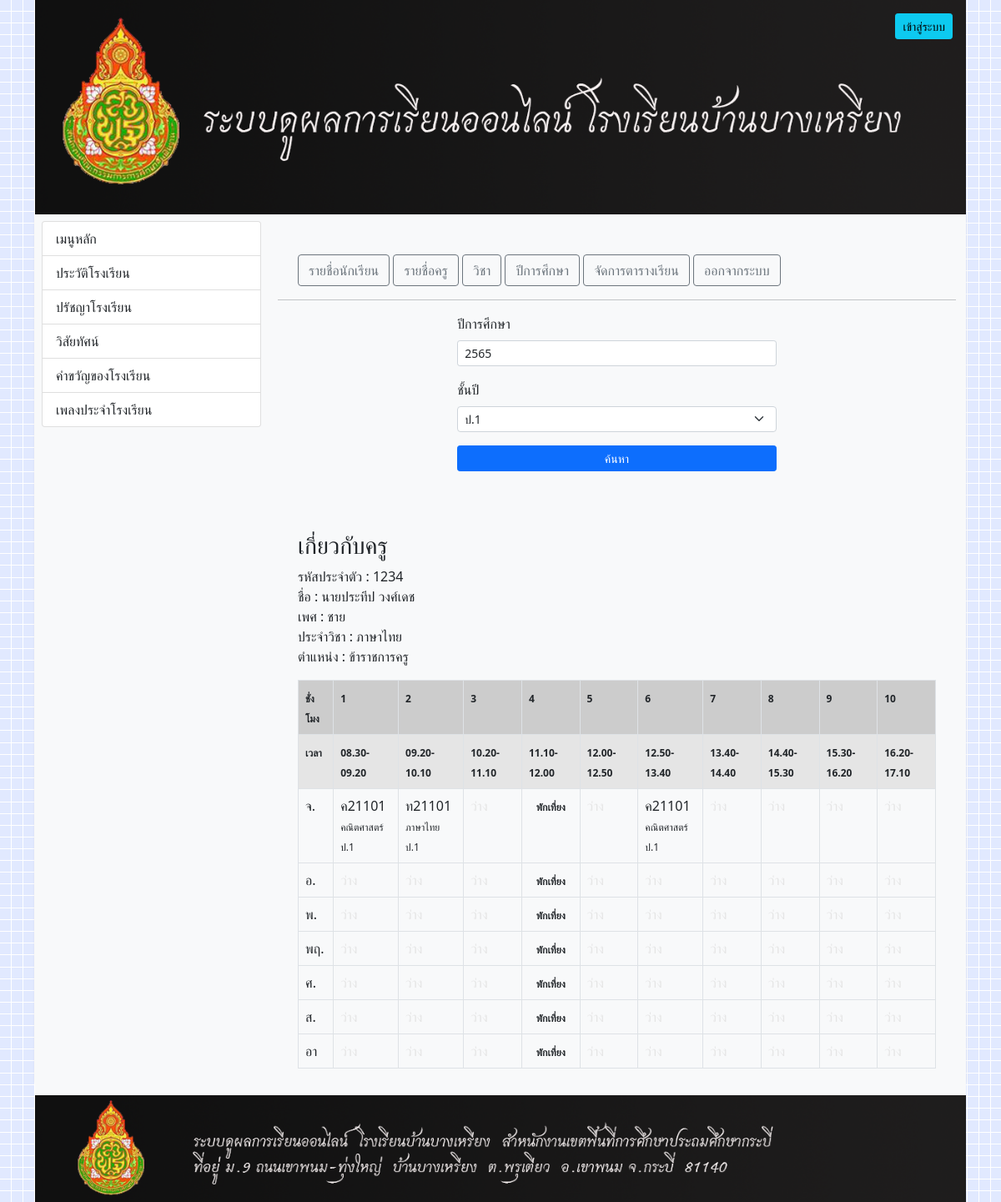
Screenshot of /?op=admin-showClass-teacher&year=2565&TcId=1234&Y=1 (signed in) with the database file from the repository.
### tables this page shows
CREATE TABLE `teacher_table` (
  `Tc_id` int(10) NOT NULL COMMENT 'รหัสอาจารย์',
  `Tc_user` varchar(20) NOT NULL COMMENT 'ชื้อผู้ใช้อาจารย์',
  `Tc_password` varchar(40) NOT NULL COMMENT 'รหัสผ่านอาจารย์',
  `Tc_firstname` varchar(50) NOT NULL COMMENT 'ชื้ออาจารย์',
  `Tc_lastname` varchar(50) NOT NULL COMMENT 'นามสกุลอาจารย์',
  `Tc_sex` varchar(5) NOT NULL COMMENT 'เพศอาจารย์',
  `Tc_picture` varchar(200) NOT NULL COMMENT 'ภาพอาจารย์',
  `Tc_department` varchar(100) NOT NULL COMMENT 'ประจำวิชา/ฝ่าย',
  `Tc_position` varchar(100) NOT NULL COMMENT 'ตำแหน่ง',
  `Tc_status` int(11) NOT NULL DEFAULT '0'
);

CREATE TABLE `department_data` (
  `id` int(11) NOT NULL,
  `subjectName` varchar(50) DEFAULT NULL,
  `status` int(11) NOT NULL DEFAULT '0'
);

CREATE TABLE `position_data` (
  `id` int(11) NOT NULL,
  `positionName` varchar(50) DEFAULT NULL,
  `status` int(11) NOT NULL DEFAULT '0'
);

CREATE TABLE `addclass_data` (
  `id` int(11) NOT NULL,
  `teacherID` int(11) NOT NULL,
  `yearclassID` int(11) NOT NULL,
  `departmentID` int(11) NOT NULL,
  `course_id` varchar(20) DEFAULT NULL,
  `class_term` int(11) NOT NULL,
  `class_year` int(11) NOT NULL,
  `class_day` varchar(10) NOT NULL,
  `class_time` int(11) NOT NULL,
  `class_status` int(11) NOT NULL DEFAULT '0'
);

CREATE TABLE `course_table` (
  `course_id` varchar(10) NOT NULL COMMENT 'รหัสรายวิชา',
  `course_name` varchar(50) NOT NULL COMMENT 'ชื้อรายวิชา',
  `course_credit` varchar(50) NOT NULL COMMENT 'หน่วยกิต',
  `course_status` int(11) NOT NULL DEFAULT '0'
);

CREATE TABLE `yearclass` (
  `id` int(11) NOT NULL,
  `yearClassName` varchar(10) NOT NULL,
  `status` int(11) NOT NULL DEFAULT '0'
);

### index.php (called while the page is built, shortened)
<?php
include_once('Connections/DataBcon.php');
include_once('optionclass/option.class.php');
include_once('layout/layout.php');

### actionclass/admin.yearclass.action.class.php (called while the page is built, shortened)
<?php
class adminAddYearclassClass extends db_connect {
    static public function getDataID($id){
        $sql = "SELECT * FROM yearclass WHERE id = ?";
        $data = array($id);
        return self::getExecute($sql, $data);
    }
    static public function getDataAll(){
        $sql = "SELECT * FROM yearclass WHERE status = ?";
        $data = array(0);
        return self::getExecute($sql, $data);
    }
}

### Connections/DataBcon.php (called while the page is built, shortened)
<?php
class db_connect {
    static private function conn(){
        $servername = "localhost";
        $username = "root";
        $password = "123456789";
        $db = 'schoolbang';
        $conn = new PDO("mysql:host=$servername;dbname=$db", $username, $password, array(PDO::MYSQL_ATTR_INIT_COMMAND => 'SET NAMES \'UTF8\''));
        $conn->setAttribute(PDO::ATTR_ERRMODE, PDO::ERRMODE_EXCEPTION);
        return $conn;
    }
    static public function getExecute($sql, $data){
        $sth = self::conn()->prepare($sql);
        $sth->execute($data);
        return $sth->fetchAll(PDO::FETCH_ASSOC);
    }
}

### actionclass/teacher.action.class.php (called while the page is built, shortened)
<?php
class TeacherActionClass extends db_connect {
    static public function getDataID($id){
        $sql = "SELECT * FROM teacher_table WHERE Tc_user=?";
        $data = array($id);
        return self::getExecute($sql, $data);
    }
}

### actionclass/department.action.class.php (called while the page is built, shortened)
<?php
class departmentActionClass extends db_connect {
    static public function getPositionNane($id){
        $sql = "SELECT * FROM department_data WHERE id = ?";
        $data = array($id);
        $resData = self::getExecute($sql, $data);
        foreach($resData as $item){
            return $item['subjectName'];
        }
        return null;
    }
}

### actionclass/position.action.class.php (called while the page is built, shortened)
<?php
class positionActionClass extends db_connect {
    static public function getPositionNane($id){
        $sql = "SELECT * FROM position_data WHERE id = ?";
        $data = array($id);
        $resData = self::getExecute($sql, $data);
        foreach($resData as $item){
            return $item['positionName'];
        }
        return null;
    }
}

### actionclass/course.action.class.php (called while the page is built, shortened)
<?php
class courseActionClass extends db_connect {
    static public function getCourseID($id){
        $sql = "SELECT * FROM course_table WHERE course_id = ?";
        $data = array($id);
        return self::getExecute($sql, $data);
    }
}

### component/admin.showClass.teacher.php (the view, shortened to what this page needs)
<?php
    $yearclass = adminAddYearclassClass::getDataAll();
    $getTeacherData = TeacherActionClass::getDataID($_GET['TcId']);
    $Y = null;
    if (isset($_GET['Y'])) $Y = $_GET['Y'];
?>
<section class="container">
    <div class="col-12 mt-3">
        <form action="" method="GET" enctype="multipart/form-data">
            <div class="d-flex justify-content-center">
                <div class="col-12 col-sm-6">
                    <div class="mb-3">
                        <label class="form-label">ปีการศึกษา</label>
                        <input type="text" class="form-control form-control-sm" id="myYear" value="<?php echo $_GET['year']?>">
                    </div>
                    <div class="mb-3">
                        <label class="form-label">ชั้นปี</label>
                        <select name="yearclassID" class="form-select form-select-sm" id="yearclassID">
                            <?php foreach ($yearclass as $item) : ?>
                                <option <?php if ($Y === $item['id']) echo 'selected' ?> value="<?php echo $item['id'] ?>"><?php echo $item['yearClassName'] ?></option>
                            <?php endforeach; ?>
                        </select>
                    </div>
                    <div class="mb-3">
                        <button type="button" class="w-100 btn btn-sm btn-primary" onclick="getYear()">ค้นหา</button>
                    </div>
                </div>
            </div>
        </form>
    </div>
    <div class="col-12 mt-3">
        <h3 class="mt-3">เกี่ยวกับครู</h3>
        <span>รหัสประจำตัว : <?php echo $getTeacherData[0]['Tc_user']?></span> <br>
        <span>ชื่อ : <?php echo "{$getTeacherData[0]['Tc_firstname']} {$getTeacherData[0]['Tc_lastname']}"?></span> <br>
        <span>เพศ : <?php echo $getTeacherData[0]['Tc_sex']?></span> <br>
        <span>ประจำวิชา : <?php echo departmentActionClass::getPositionNane($getTeacherData[0]['Tc_department']) ?></span> <br>
        <span>ตำแหน่ง : <?php echo positionActionClass::getPositionNane($getTeacherData[0]['Tc_position'])?></span> <br>
    </div>
    <div class="col-12 mt-3">
        <table class="table table-bordered">
            <tr style="background-color: #CCCCCC;">
                <td><strong style="font-size: 12px;">ชั่งโมง</strong></td>
                <td><strong style="font-size: 12px;">1</strong></td>
                <td><strong style="font-size: 12px;">2</strong></td>
                <td><strong style="font-size: 12px;">3</strong></td>
                <td><strong style="font-size: 12px;">4</strong></td>
                <td><strong style="font-size: 12px;">5</strong></td>
                <td><strong style="font-size: 12px;">6</strong></td>
                <td><strong style="font-size: 12px;">7</strong></td>
                <td><strong style="font-size: 12px;">8</strong></td>
                <td><strong style="font-size: 12px;">9</strong></td>
                <td><strong style="font-size: 12px;">10</strong></td>
            </tr>
            <tr style="background-color: #E5E5E5;">
                <td><strong style="font-size: 12px;">เวลา</strong></td>
                <td><strong style="font-size: 12px;">08.30-09.20</strong></td>
                <td><strong style="font-size: 12px;">09.20-10.10</strong></td>
                <td><strong style="font-size: 12px;">10.20-11.10</strong></td>
                <td><strong style="font-size: 12px;">11.10-12.00</strong></td>
                <td><strong style="font-size: 12px;">12.00-12.50</strong></td>
                <td><strong style="font-size: 12px;">12.50-13.40</strong></td>
                <td><strong style="font-size: 12px;">13.40-14.40</strong></td>
                <td><strong style="font-size: 12px;">14.40-15.30</strong></td>
                <td><strong style="font-size: 12px;">15.30-16.20</strong></td>
                <td><strong style="font-size: 12px;">16.20-17.10</strong></td>
            </tr>
            <?php $dayName = array('จ.', 'อ.', 'พ.', 'พฤ.', 'ศ.', 'ส.', 'อา'); ?>
            <?php foreach ($dayName as $item) : ?>
                <tr>
                    <td><?php echo $item ?></td>
                    <td class="td-h">
                        <?php optionclass::getMyclassID(1, $_GET['year'], $item, $_GET['Y'], $_GET['TcId']); ?>
                    </td>
                    <td class="td-h">
                        <?php optionclass::getMyclassID(2, $_GET['year'], $item, $_GET['Y'], $_GET['TcId']); ?>
                    </td>
                    <td class="td-h">
                        <?php optionclass::getMyclassID(3, $_GET['year'], $item, $_GET['Y'], $_GET['TcId']); ?>
                    </td>
                    <td class="text-center"><strong style="font-size: 12px;">พักเที่ยง</strong></td>
                    <td class="td-h">
                        <?php optionclass::getMyclassID(5, $_GET['year'], $item, $_GET['Y'], $_GET['TcId']); ?>
                    </td>
                    <td class="td-h">
                        <?php optionclass::getMyclassID(6, $_GET['year'], $item, $_GET['Y'], $_GET['TcId']); ?>
                    </td>
                    <td class="td-h">
                        <?php optionclass::getMyclassID(7, $_GET['year'], $item, $_GET['Y'], $_GET['TcId']); ?>
                    </td>
                    <td class="td-h">
                        <?php optionclass::getMyclassID(8, $_GET['year'], $item, $_GET['Y'], $_GET['TcId']); ?>
                    </td>
                    <td class="td-h">
                        <?php optionclass::getMyclassID(9, $_GET['year'], $item, $_GET['Y'], $_GET['TcId']); ?>
                    </td>
                    <td class="td-h">
                        <?php optionclass::getMyclassID(10, $_GET['year'], $item, $_GET['Y'], $_GET['TcId']); ?>
                    </td>
                </tr>
            <?php endforeach; ?>
        </table>
    </div>
</section>

### optionclass/option.class.php (shortened to what this page needs)
<?php
class optionclass extends db_connect{
    static public function getMyclassID($time, $year, $day, $Y, $TcId){
        $resTeacher = TeacherActionClass::getDataID($TcId);
        $sql = "SELECT * FROM addclass_data WHERE class_time = ? AND class_year = ? AND class_day = ? AND class_status = ? AND yearclassID = ? AND teacherID = ?";
        $data = array($time, $year, $day, 0, $Y, $resTeacher[0]['Tc_id']);
        $resData = self::getExecute($sql, $data);
        if (count($resData) > 0) {
            $resDataCourse = courseActionClass::getCourseID($resData[0]['course_id']);
            $resDataYearClass = adminAddYearclassClass::getDataID($resData[0]['yearclassID']);
            echo "{$resData[0]['course_id']} <br> <small style='font-size:12px'> {$resDataCourse[0]['course_name']}</small> <br> <small style='font-size:12px'>{$resDataYearClass[0]['yearClassName']}</small>";
        } else {
            echo "<span style='color:#E5E5E5'>ว่าง</span>";
        }
    }
}

### rows the page displays
teacher_table: Tc_user "1234", Tc_firstname "นายประทีป", Tc_lastname "วงศ์เดช", Tc_sex "ชาย", Tc_department.subjectName "ภาษาไทย", Tc_position.positionName "ข้าราชการครู"
addclass_data: course "ค21101"
course_table: course_name "คณิตศาสตร์ คณิตศาสตร์"
yearclass: yearClassName "ป.1 ป.1 ป.1"
addclass_data: course "ท21101"
course_table: course_name "ภาษาไทย"
addclass_data: course "ค21101"

### other values shown
$item "จ."
$item "อ."
$item "พ."
$item "พฤ."
$item "ศ."
$item "ส."
$item "อา"
form field yearclassID "ป.1"
